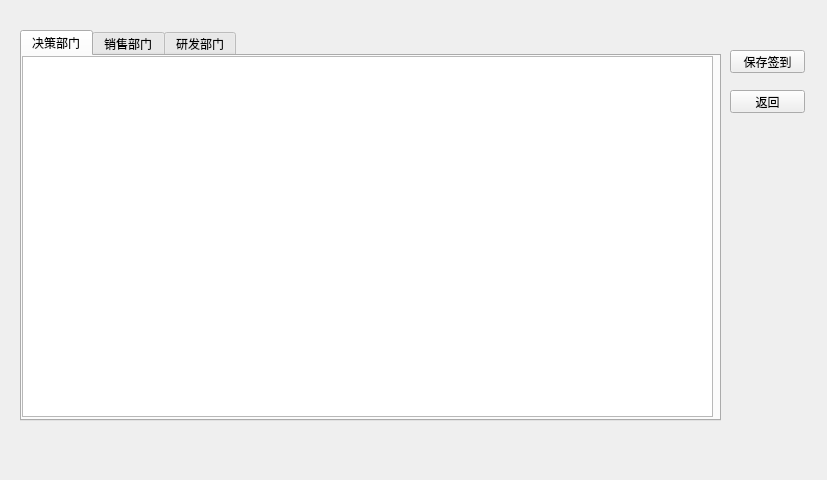
<?xml version="1.0" encoding="UTF-8"?>
<ui version="4.0">
 <class>kaoqing</class>
 <widget class="QWidget" name="kaoqing">
  <property name="geometry">
   <rect>
    <x>0</x>
    <y>0</y>
    <width>827</width>
    <height>480</height>
   </rect>
  </property>
  <property name="windowTitle">
   <string>Form</string>
  </property>
  <widget class="QTabWidget" name="tabWidget">
   <property name="geometry">
    <rect>
     <x>20</x>
     <y>30</y>
     <width>701</width>
     <height>391</height>
    </rect>
   </property>
   <property name="currentIndex">
    <number>0</number>
   </property>
   <widget class="QWidget" name="tab">
    <attribute name="title">
     <string>决策部门</string>
    </attribute>
    <widget class="QTableView" name="tableView">
     <property name="geometry">
      <rect>
       <x>0</x>
       <y>0</y>
       <width>691</width>
       <height>361</height>
      </rect>
     </property>
    </widget>
   </widget>
   <widget class="QWidget" name="tab_2">
    <attribute name="title">
     <string>销售部门</string>
    </attribute>
    <widget class="QTableView" name="tableView_2">
     <property name="geometry">
      <rect>
       <x>0</x>
       <y>0</y>
       <width>691</width>
       <height>391</height>
      </rect>
     </property>
    </widget>
   </widget>
   <widget class="QWidget" name="tab_3">
    <attribute name="title">
     <string>研发部门</string>
    </attribute>
    <widget class="QTableView" name="tableView_3">
     <property name="geometry">
      <rect>
       <x>0</x>
       <y>0</y>
       <width>691</width>
       <height>391</height>
      </rect>
     </property>
    </widget>
   </widget>
  </widget>
  <widget class="QPushButton" name="return_main">
   <property name="geometry">
    <rect>
     <x>730</x>
     <y>90</y>
     <width>75</width>
     <height>23</height>
    </rect>
   </property>
   <property name="text">
    <string>返回</string>
   </property>
  </widget>
  <widget class="QPushButton" name="save">
   <property name="geometry">
    <rect>
     <x>730</x>
     <y>50</y>
     <width>75</width>
     <height>23</height>
    </rect>
   </property>
   <property name="text">
    <string>保存签到</string>
   </property>
  </widget>
 </widget>
 <resources/>
 <connections/>
</ui>
